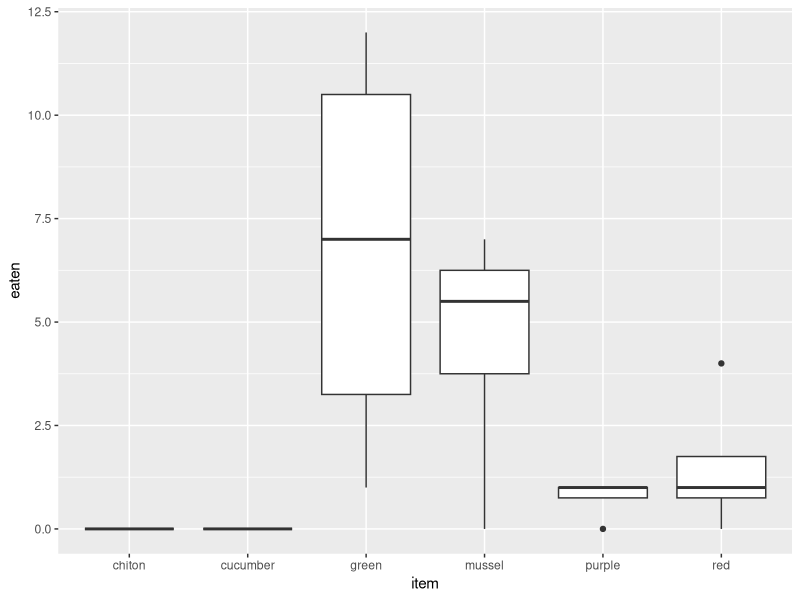
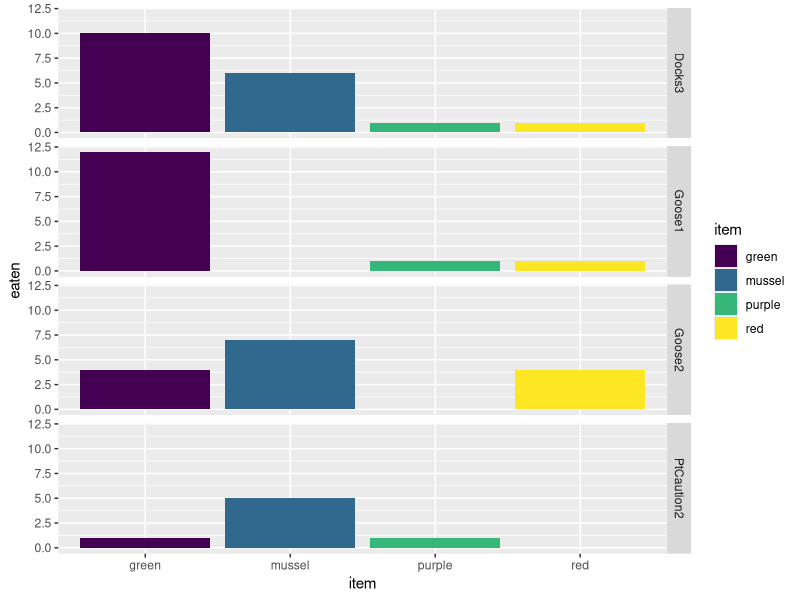

The R source for these figures, in order:
#++++++++++++++++++++++++++++++++++++++++++++++++++++++++++++++++++++++++++++++++++
#                                                                                ##
# Pycno Feeding Preference Cafeteria Experiment                                  ##
# Data are current as of 2022-08-04                                              ##
# Data source: Ross Whippo - OIMB/FHL                                            ##
# R code prepared by Ross Whippo                                                 ##
# Last updated 2022-08-04                                                        ##
#                                                                                ##
#++++++++++++++++++++++++++++++++++++++++++++++++++++++++++++++++++++++++++++++++++

# SUMMARY:


# Required Files (check that script is loading latest version):
# PycnoFeeding_cafeteria.csv

# Associated Scripts:
# FILE.R

# TO DO 

# +++++++++++++++++++++++++++++++++++++++++++++++++++++++++++++++++++++++++++++++++
# TABLE OF CONTENTS                                                            ####
#                                                                                 +
# RECENT CHANGES TO SCRIPT                                                        +
# LOAD PACKAGES                                                                   +
# READ IN AND PREPARE DATA                                                        +
# MANIPULATE DATA                                                                 +
#                                                                                 +
#++++++++++++++++++++++++++++++++++++++++++++++++++++++++++++++++++++++++++++++++++

#++++++++++++++++++++++++++++++++++++++++++++++++++++++++++++++++++++++++++++++++++
# RECENT CHANGES TO SCRIPT                                                     ####
#++++++++++++++++++++++++++++++++++++++++++++++++++++++++++++++++++++++++++++++++++

# 2022-08-04 Script created

#++++++++++++++++++++++++++++++++++++++++++++++++++++++++++++++++++++++++++++++++++
# LOAD PACKAGES                                                                ####
#++++++++++++++++++++++++++++++++++++++++++++++++++++++++++++++++++++++++++++++++++

library(tidyverse)
library(viridis)

#++++++++++++++++++++++++++++++++++++++++++++++++++++++++++++++++++++++++++++++++++
# READ IN AND PREPARE DATA                                                     ####
#++++++++++++++++++++++++++++++++++++++++++++++++++++++++++++++++++++++++++++++++++

cafeteria <- read_csv("Data/PycnoFeeding_cafeteria.csv")

#++++++++++++++++++++++++++++++++++++++++++++++++++++++++++++++++++++++++++++++++++
# MANIPULATE DATA                                                              ####
#++++++++++++++++++++++++++++++++++++++++++++++++++++++++++++++++++++++++++++++++++

# create column for counts of consumed critters
consumed <- cafeteria %>%
  mutate(consumed = as.integer(!(is.na(consumed_date)))) %>%
  group_by(pycnoID, item) %>%
  summarise(eaten = sum(consumed))

#++++++++++++++++++++++++++++++++++++++++++++++++++++++++++++++++++++++++++++++++++
# FIGURES                                                                      ####
#++++++++++++++++++++++++++++++++++++++++++++++++++++++++++++++++++++++++++++++++++

# boxplot of number of items consumed per pycno

consumed %>%
  ggplot(aes(x = item, y = eaten)) +
  geom_boxplot()

# barplot of consumption by pycno
consumed %>% filter(item %in% c('green', 'mussel', 'red', 'purple')) %>%
  ggplot(aes(x = item, y = eaten, fill = item)) +
  geom_col() +
  scale_fill_viridis(discrete = TRUE) +
  facet_grid(pycnoID~.)


####
#<<<<<<<<<<<<<<<<<<<<<<<<<<END OF SCRIPT>>>>>>>>>>>>>>>>>>>>>>>>#

# SCRATCH PAD ####
